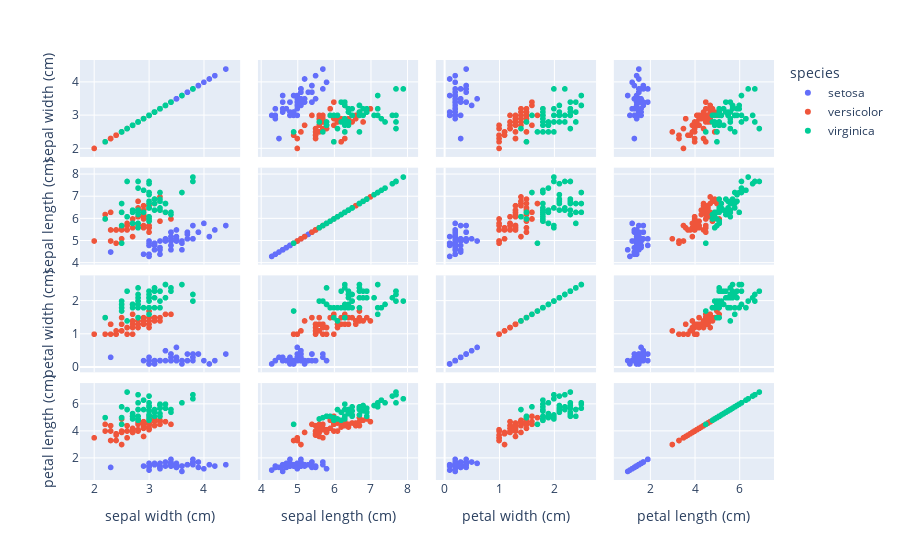

Notebook cell for this chart:
### Code cell
fig = px.scatter_matrix(iris, dimensions=["sepal width (cm)", "sepal length (cm)", "petal width (cm)", "petal length (cm)"], color="species")
fig.show()

### Figure 1 — Plotly figure (JSON) as saved in the notebook; plotly's stock layout.template omitted (floating-point values rounded to 4 significant figures)
{"data": [{"dimensions": [{"axis": {"matches": true}, "label": "sepal width (cm)", "values": [3.5, 3, 3.2, 3.1, 3.6, 3.9, 3.4, 3.4, 2.9, 3.1, 3.7, 3.4, 3, 3, 4, 4.4, 3.9, 3.5, 3.8, 3.8, 3.4, 3.7, 3.6, 3.3, 3.4, 3, 3.4, 3.5, 3.4, 3.2, 3.1, 3.4, 4.1, 4.2, 3.1, 3.2, 3.5, 3.6, 3, 3.4, 3.5, 2.3, 3.2, 3.5, 3.8, 3, 3.8, 3.2, 3.7, 3.3]}, {"axis": {"matches": true}, "label": "sepal length (cm)", "values": [5.1, 4.9, 4.7, 4.6, 5, 5.4, 4.6, 5, 4.4, 4.9, 5.4, 4.8, 4.8, 4.3, 5.8, 5.7, 5.4, 5.1, 5.7, 5.1, 5.4, 5.1, 4.6, 5.1, 4.8, 5, 5, 5.2, 5.2, 4.7, 4.8, 5.4, 5.2, 5.5, 4.9, 5, 5.5, 4.9, 4.4, 5.1, 5, 4.5, 4.4, 5, 5.1, 4.8, 5.1, 4.6, 5.3, 5]}, {"axis": {"matches": true}, "label": "petal width (cm)", "values": [0.2, 0.2, 0.2, 0.2, 0.2, 0.4, 0.3, 0.2, 0.2, 0.1, 0.2, 0.2, 0.1, 0.1, 0.2, 0.4, 0.4, 0.3, 0.3, 0.3, 0.2, 0.4, 0.2, 0.5, 0.2, 0.2, 0.4, 0.2, 0.2, 0.2, 0.2, 0.4, 0.1, 0.2, 0.2, 0.2, 0.2, 0.1, 0.2, 0.2, 0.3, 0.3, 0.2, 0.6, 0.4, 0.3, 0.2, 0.2, 0.2, 0.2]}, {"axis": {"matches": true}, "label": "petal length (cm)", "values": [1.4, 1.4, 1.3, 1.5, 1.4, 1.7, 1.4, 1.5, 1.4, 1.5, 1.5, 1.6, 1.4, 1.1, 1.2, 1.5, 1.3, 1.4, 1.7, 1.5, 1.7, 1.5, 1, 1.7, 1.9, 1.6, 1.6, 1.5, 1.4, 1.6, 1.6, 1.5, 1.5, 1.4, 1.5, 1.2, 1.3, 1.4, 1.3, 1.5, 1.3, 1.3, 1.3, 1.6, 1.9, 1.4, 1.6, 1.4, 1.5, 1.4]}], "hovertemplate": "species=setosa<br>%{xaxis.title.text}=%{x}<br>%{yaxis.title.text}=%{y}<extra></extra>", "legendgroup": "setosa", "marker": {"color": "#636efa", "symbol": "circle"}, "name": "setosa", "showlegend": true, "type": "splom"}, {"dimensions": [{"axis": {"matches": true}, "label": "sepal width (cm)", "values": [3.2, 3.2, 3.1, 2.3, 2.8, 2.8, 3.3, 2.4, 2.9, 2.7, 2, 3, 2.2, 2.9, 2.9, 3.1, 3, 2.7, 2.2, 2.5, 3.2, 2.8, 2.5, 2.8, 2.9, 3, 2.8, 3, 2.9, 2.6, 2.4, 2.4, 2.7, 2.7, 3, 3.4, 3.1, 2.3, 3, 2.5, 2.6, 3, 2.6, 2.3, 2.7, 3, 2.9, 2.9, 2.5, 2.8]}, {"axis": {"matches": true}, "label": "sepal length (cm)", "values": [7, 6.4, 6.9, 5.5, 6.5, 5.7, 6.3, 4.9, 6.6, 5.2, 5, 5.9, 6, 6.1, 5.6, 6.7, 5.6, 5.8, 6.2, 5.6, 5.9, 6.1, 6.3, 6.1, 6.4, 6.6, 6.8, 6.7, 6, 5.7, 5.5, 5.5, 5.8, 6, 5.4, 6, 6.7, 6.3, 5.6, 5.5, 5.5, 6.1, 5.8, 5, 5.6, 5.7, 5.7, 6.2, 5.1, 5.7]}, {"axis": {"matches": true}, "label": "petal width (cm)", "values": [1.4, 1.5, 1.5, 1.3, 1.5, 1.3, 1.6, 1, 1.3, 1.4, 1, 1.5, 1, 1.4, 1.3, 1.4, 1.5, 1, 1.5, 1.1, 1.8, 1.3, 1.5, 1.2, 1.3, 1.4, 1.4, 1.7, 1.5, 1, 1.1, 1, 1.2, 1.6, 1.5, 1.6, 1.5, 1.3, 1.3, 1.3, 1.2, 1.4, 1.2, 1, 1.3, 1.2, 1.3, 1.3, 1.1, 1.3]}, {"axis": {"matches": true}, "label": "petal length (cm)", "values": [4.7, 4.5, 4.9, 4, 4.6, 4.5, 4.7, 3.3, 4.6, 3.9, 3.5, 4.2, 4, 4.7, 3.6, 4.4, 4.5, 4.1, 4.5, 3.9, 4.8, 4, 4.9, 4.7, 4.3, 4.4, 4.8, 5, 4.5, 3.5, 3.8, 3.7, 3.9, 5.1, 4.5, 4.5, 4.7, 4.4, 4.1, 4, 4.4, 4.6, 4, 3.3, 4.2, 4.2, 4.2, 4.3, 3, 4.1]}], "hovertemplate": "species=versicolor<br>%{xaxis.title.text}=%{x}<br>%{yaxis.title.text}=%{y}<extra></extra>", "legendgroup": "versicolor", "marker": {"color": "#EF553B", "symbol": "circle"}, "name": "versicolor", "showlegend": true, "type": "splom"}, {"dimensions": [{"axis": {"matches": true}, "label": "sepal width (cm)", "values": [3.3, 2.7, 3, 2.9, 3, 3, 2.5, 2.9, 2.5, 3.6, 3.2, 2.7, 3, 2.5, 2.8, 3.2, 3, 3.8, 2.6, 2.2, 3.2, 2.8, 2.8, 2.7, 3.3, 3.2, 2.8, 3, 2.8, 3, 2.8, 3.8, 2.8, 2.8, 2.6, 3, 3.4, 3.1, 3, 3.1, 3.1, 3.1, 2.7, 3.2, 3.3, 3, 2.5, 3, 3.4, 3]}, {"axis": {"matches": true}, "label": "sepal length (cm)", "values": [6.3, 5.8, 7.1, 6.3, 6.5, 7.6, 4.9, 7.3, 6.7, 7.2, 6.5, 6.4, 6.8, 5.7, 5.8, 6.4, 6.5, 7.7, 7.7, 6, 6.9, 5.6, 7.7, 6.3, 6.7, 7.2, 6.2, 6.1, 6.4, 7.2, 7.4, 7.9, 6.4, 6.3, 6.1, 7.7, 6.3, 6.4, 6, 6.9, 6.7, 6.9, 5.8, 6.8, 6.7, 6.7, 6.3, 6.5, 6.2, 5.9]}, {"axis": {"matches": true}, "label": "petal width (cm)", "values": [2.5, 1.9, 2.1, 1.8, 2.2, 2.1, 1.7, 1.8, 1.8, 2.5, 2, 1.9, 2.1, 2, 2.4, 2.3, 1.8, 2.2, 2.3, 1.5, 2.3, 2, 2, 1.8, 2.1, 1.8, 1.8, 1.8, 2.1, 1.6, 1.9, 2, 2.2, 1.5, 1.4, 2.3, 2.4, 1.8, 1.8, 2.1, 2.4, 2.3, 1.9, 2.3, 2.5, 2.3, 1.9, 2, 2.3, 1.8]}, {"axis": {"matches": true}, "label": "petal length (cm)", "values": [6, 5.1, 5.9, 5.6, 5.8, 6.6, 4.5, 6.3, 5.8, 6.1, 5.1, 5.3, 5.5, 5, 5.1, 5.3, 5.5, 6.7, 6.9, 5, 5.7, 4.9, 6.7, 4.9, 5.7, 6, 4.8, 4.9, 5.6, 5.8, 6.1, 6.4, 5.6, 5.1, 5.6, 6.1, 5.6, 5.5, 4.8, 5.4, 5.6, 5.1, 5.1, 5.9, 5.7, 5.2, 5, 5.2, 5.4, 5.1]}], "hovertemplate": "species=virginica<br>%{xaxis.title.text}=%{x}<br>%{yaxis.title.text}=%{y}<extra></extra>", "legendgroup": "virginica", "marker": {"color": "#00cc96", "symbol": "circle"}, "name": "virginica", "showlegend": true, "type": "splom"}], "layout": {"dragmode": "select", "legend": {"title": {"text": "species"}, "tracegroupgap": 0}, "margin": {"t": 60}}}
